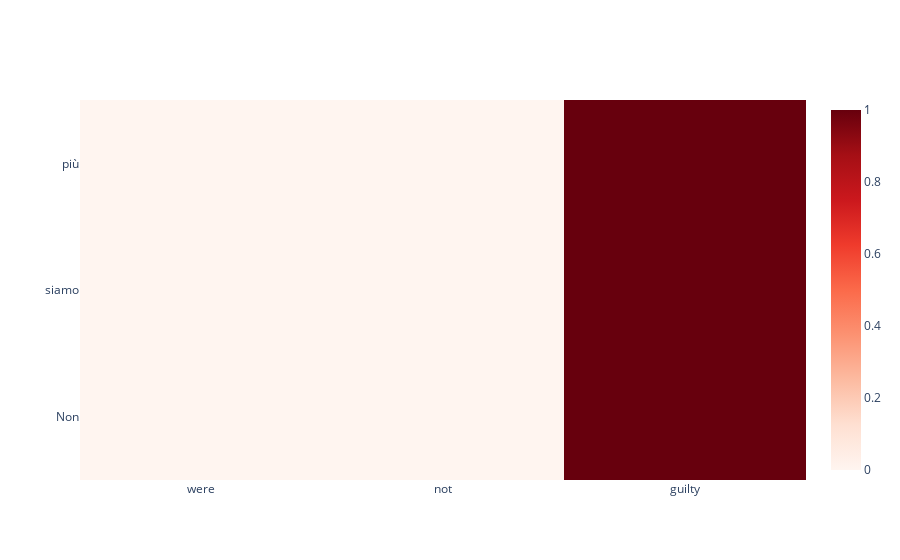
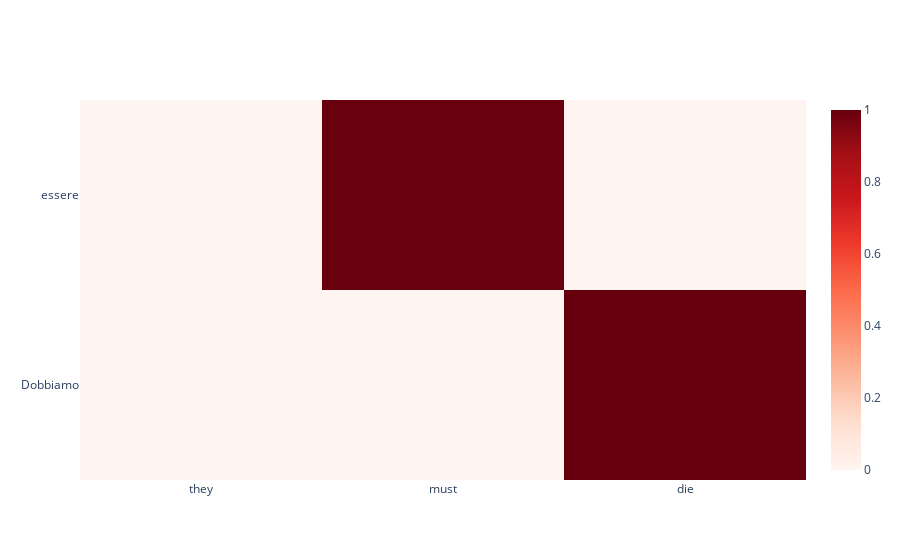
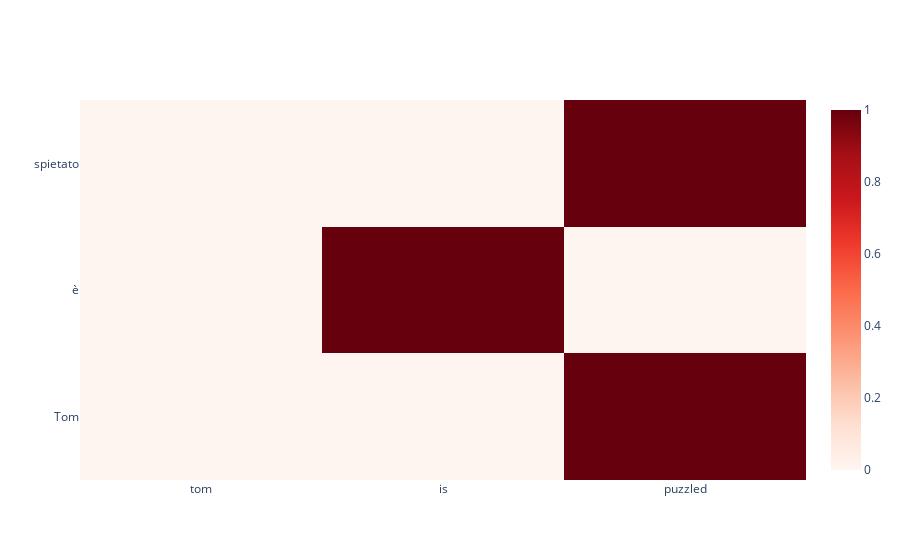
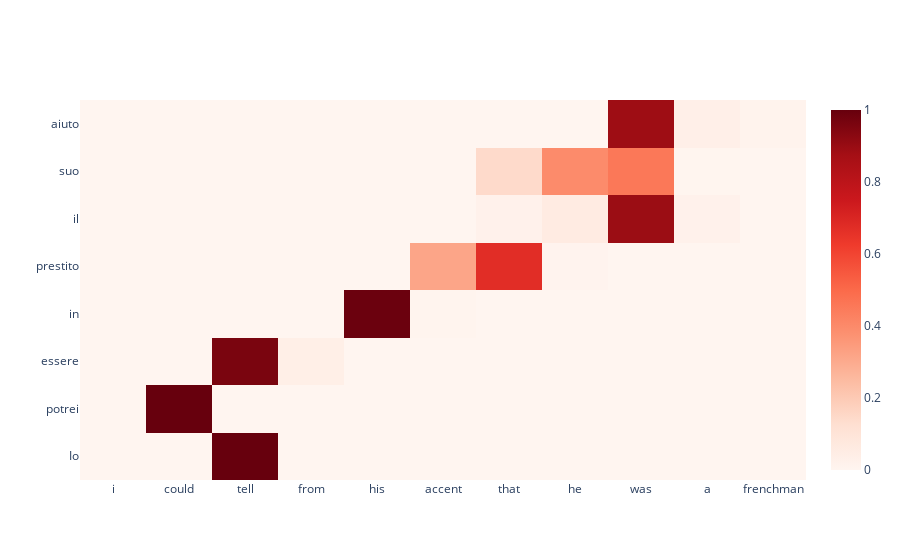

Notebook cell for these charts, in order:
### Code cell
predict_random_val_sentence(20,True)

### Figure 1 — Plotly figure (JSON) as saved in the notebook; plotly's stock layout.template omitted (floating-point values rounded to 4 significant figures)
{"data": [{"colorscale": [[0, "rgb(255,245,240)"], [0.125, "rgb(254,224,210)"], [0.25, "rgb(252,187,161)"], [0.375, "rgb(252,146,114)"], [0.5, "rgb(251,106,74)"], [0.625, "rgb(239,59,44)"], [0.75, "rgb(203,24,29)"], [0.875, "rgb(165,15,21)"], [1, "rgb(103,0,13)"]], "type": "heatmap", "x": ["were", "not", "guilty"], "y": ["Non", "siamo", "più"], "z": [[0, 0, 1], [0, 2.693e-11, 1], [0, 0, 1]]}], "layout": {}}

### Figure 2 — Plotly figure (JSON) as saved in the notebook; plotly's stock layout.template omitted (floating-point values rounded to 4 significant figures)
{"data": [{"colorscale": [[0, "rgb(255,245,240)"], [0.125, "rgb(254,224,210)"], [0.25, "rgb(252,187,161)"], [0.375, "rgb(252,146,114)"], [0.5, "rgb(251,106,74)"], [0.625, "rgb(239,59,44)"], [0.75, "rgb(203,24,29)"], [0.875, "rgb(165,15,21)"], [1, "rgb(103,0,13)"]], "type": "heatmap", "x": ["they", "must", "die"], "y": ["Dobbiamo", "essere"], "z": [[0, 0, 1], [9.823e-31, 0.997, 0.003038]]}], "layout": {}}

### Figure 3 — Plotly figure (JSON) as saved in the notebook; plotly's stock layout.template omitted (floating-point values rounded to 4 significant figures)
{"data": [{"colorscale": [[0, "rgb(255,245,240)"], [0.125, "rgb(254,224,210)"], [0.25, "rgb(252,187,161)"], [0.375, "rgb(252,146,114)"], [0.5, "rgb(251,106,74)"], [0.625, "rgb(239,59,44)"], [0.75, "rgb(203,24,29)"], [0.875, "rgb(165,15,21)"], [1, "rgb(103,0,13)"]], "type": "heatmap", "x": ["tom", "is", "puzzled"], "y": ["Tom", "è", "spietato"], "z": [[0, 0, 1], [0, 1, 1.291e-11], [0, 0, 1]]}], "layout": {}}

### Figure 4 — Plotly figure (JSON) as saved in the notebook; plotly's stock layout.template omitted (floating-point values rounded to 4 significant figures)
{"data": [{"colorscale": [[0, "rgb(255,245,240)"], [0.125, "rgb(254,224,210)"], [0.25, "rgb(252,187,161)"], [0.375, "rgb(252,146,114)"], [0.5, "rgb(251,106,74)"], [0.625, "rgb(239,59,44)"], [0.75, "rgb(203,24,29)"], [0.875, "rgb(165,15,21)"], [1, "rgb(103,0,13)"]], "type": "heatmap", "x": ["i", "could", "tell", "from", "his", "accent", "that", "he", "was", "a", "frenchman"], "y": ["Io", "potrei", "essere", "in", "prestito", "il", "suo", "aiuto"], "z": [[0, 0, 1, 0, 0, 0, 0, 0, 0, 0, 0], [0, 0.9999, 0.0001491, 1.127e-15, 3.841e-18, 1.629e-34, 0, 0, 0, 0, 0], [0, 0, 0.9618, 0.03817, 9.837e-21, 0, 0, 0, 0, 0, 0], [0, 0, 0, 1.179e-15, 0.9915, 0.008467, 4.617e-06, 1.3e-08, 5.401e-10, 1.521e-13, 3.873e-18], [0, 0, 0, 1.505e-30, 4.299e-09, 0.3167, 0.6735, 0.009626, 0.0001527, 7.576e-09, 2.946e-12], [0, 0, 0, 9.361e-30, 6.568e-11, 0.0001464, 0.02263, 0.05923, 0.8953, 0.02119, 0.001142], [0, 0, 0, 0, 6.182e-17, 1.645e-05, 0.1439, 0.3971, 0.4566, 0.002377, 4.124e-06], [0, 0, 0, 2.262e-33, 1.295e-17, 7.115e-10, 7.753e-05, 0.00178, 0.8894, 0.03379, 0.01194]]}], "layout": {}}
